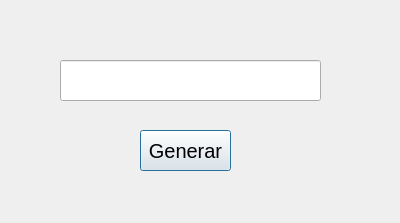
<?xml version="1.0" encoding="UTF-8"?>
<ui version="4.0">
 <class>Dialog</class>
 <widget class="QDialog" name="Dialog">
  <property name="geometry">
   <rect>
    <x>0</x>
    <y>0</y>
    <width>400</width>
    <height>223</height>
   </rect>
  </property>
  <property name="windowTitle">
   <string>Generador de Contraseñas</string>
  </property>
  <widget class="QPushButton" name="btnGenerar">
   <property name="geometry">
    <rect>
     <x>140</x>
     <y>130</y>
     <width>91</width>
     <height>41</height>
    </rect>
   </property>
   <property name="font">
    <font>
     <pointsize>15</pointsize>
    </font>
   </property>
   <property name="text">
    <string>Generar</string>
   </property>
  </widget>
  <widget class="QLineEdit" name="lineC">
   <property name="geometry">
    <rect>
     <x>60</x>
     <y>60</y>
     <width>261</width>
     <height>41</height>
    </rect>
   </property>
   <property name="font">
    <font>
     <pointsize>15</pointsize>
    </font>
   </property>
  </widget>
 </widget>
 <resources/>
 <connections/>
</ui>
